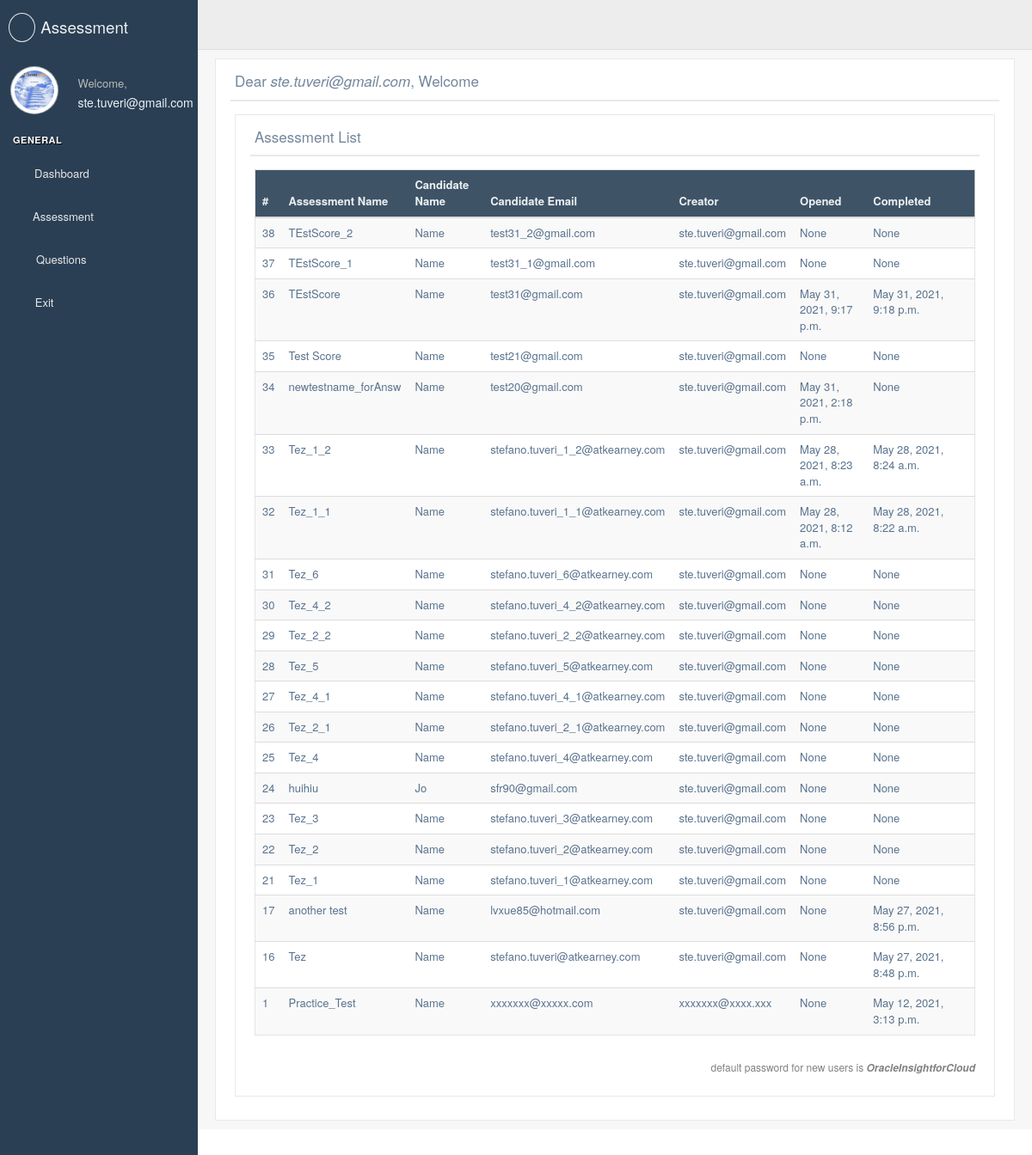
Page /assessment/director/assessment/ (signed in) on the earlier database version.
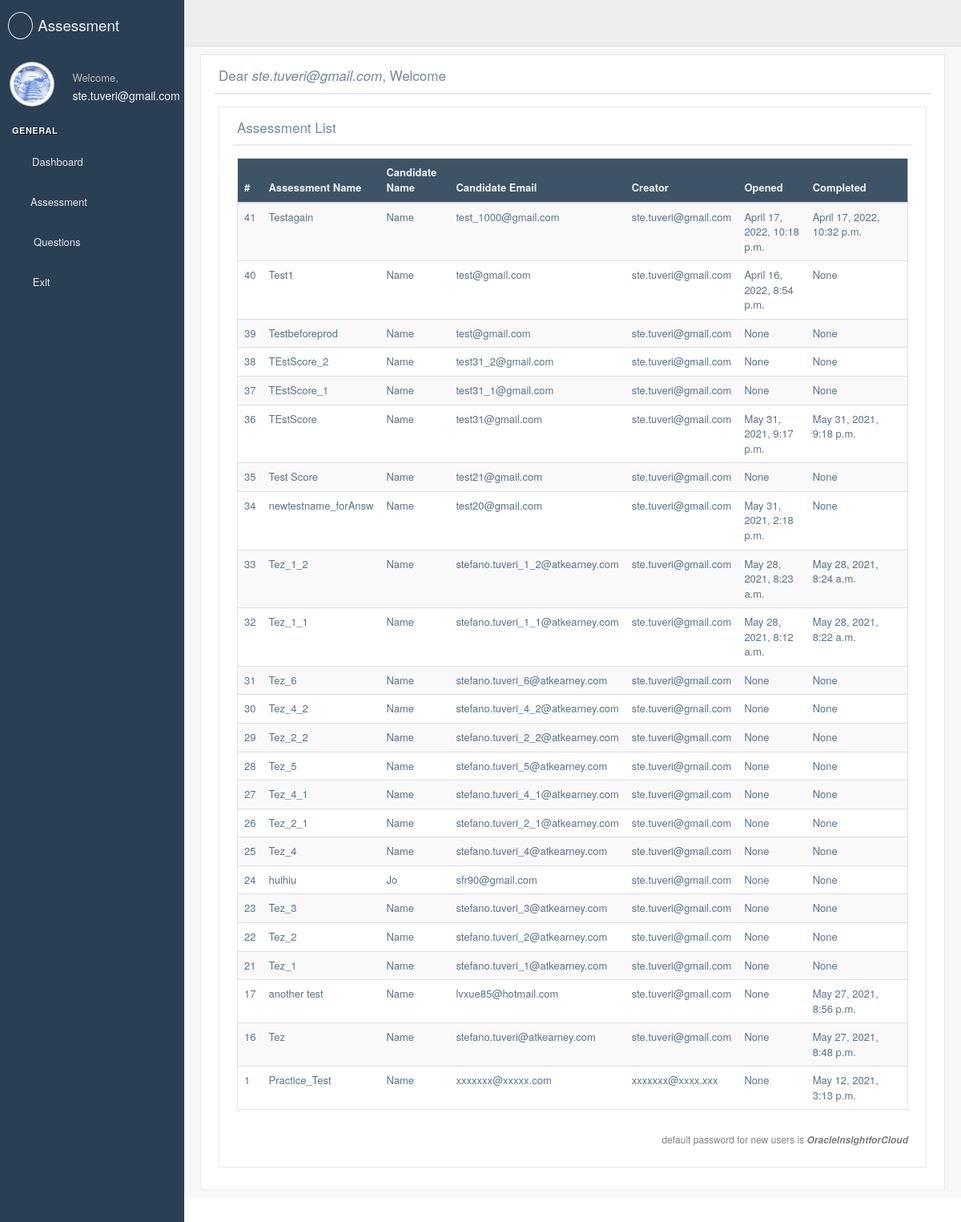
Same page on the later database version.
### assessment/models.py (models this page shows, shortened)
class Assessment(models.Model):
    YES_NO = ( ('Yes', 'Yes'), ('No', 'No'),)
    assessment_name = models.CharField(max_length=20, blank=True, null=True, unique=True)
    candidate_name = models.CharField(max_length=20, blank=True, null=True)
    candidate_surname = models.CharField(max_length=20, blank=True, null=True)
    candidate_email = models.EmailField(max_length=254, null=True, blank=True)
    slug = models.SlugField(max_length=40,null=True, blank=True)
    token = models.CharField(max_length=256, null=True, blank=True)
    creator_email = models.EmailField(max_length=254, null=True, blank=True)
    date_creation = models.DateTimeField(blank=True, null=True,)
    date_sent = models.DateTimeField(blank=True, null=True,)
    date_first_opened = models.DateTimeField(blank=True, null=True,)
    date_complete = models.DateTimeField(blank=True, null=True,)
    questions_selected = models.ManyToManyField(Question,null=True,blank=True)
    time_to_complete = models.IntegerField(blank=True, null=True)
    completed = models.CharField(max_length=3, blank=True, null=True, choices=YES_NO, default='No')
    answers = models.JSONField(blank=True, null=True)
    score = models.DecimalField(blank=True, null=True, max_digits=5, decimal_places=2)

### assessment/views.py (the view)
# urls.py: path("director/assessment/", AssessmentListView.as_view(template_name='assessment/director/assessment_list.html'),
@method_decorator(login_required, name='dispatch')
class AssessmentListView(ListView):
    model = Assessment
    template_name = 'assessment/director/assessment_list.html'
    context_object_name = 'assessment_list_view'
    ordering = ['-pk']

### assessment/templates/assessment/director/assessment_list.html (shortened to what the changed rows need)
{% extends "base_custom.html" %}
{% load crispy_forms_tags %}
{% load static %}
{% block stylesheets %}
  {{ block.super }}
    <link rel="stylesheet" href="/static/build/css/cards.css">
{% endblock stylesheets %}
{% block content %}
  <div class="right_col" role="main">
    <div class="">
      <div class="row">
        <div class="col-md-12">
          <div class="x_panel">
            <div class="x_title">
                <h2>Dear <i>{{ user }}</i>, Welcome </h2>
            </div>
            <div class="x_content">
                <form method="post" action="">
                    <section class="">
                        <div class="row">
                        <div class="col-md-12 col-sm-12 col-xs-12">
                          <div class="x_panel">
                            <div class="x_title">
                              <h2>Assessment List <small>List of all the submitted Assessment</small></h2>
                            </div>
                            <div class="x_content">
                              <div class="table-responsive">
                                                    <table class="table table-striped jambo_table bulk_action">
                                                      <thead>
                                                        <tr class="headings">
                                                            <th class="column-title">#</th>
                                                            <th class="column-title">Assessment Name</th>
                                                            <th class="column-title">Candidate Name</th>
                                                            <th class="column-title">Candidate Email</th>
                                                            <th class="column-title">Creator</th>
                                                            <th class="column-title">Opened</th>
                                                            <th class="column-title">Completed</th>
                                                            <th class="column-title"><i class="fas fa-clone"></i></th>
                                                        </tr>
                                                      </thead>
                                                      <tbody>
                                                        {% for a in object_list %}
                                                        <tr class="even pointer">
                                                          <td class=" "><a href="{% url 'assessment_detail_view' a.pk %}"> {{ a.pk }} </a> </td>
                                                          <td class=" "><a href="{% url 'assessment_detail_view' a.pk %}"> {{ a.assessment_name }} </a> </td>
                                                          <td class=" "><a href="{% url 'assessment_detail_view' a.pk %}">{{ a.candidate_name }}</a> </td>
                                                          <td class=" "><a href="{% url 'assessment_detail_view' a.pk %}">{{ a.candidate_email }}</a> </td>
                                                          <td class=" "><a href="{% url 'assessment_detail_view' a.pk %}">{{ a.creator_email }}</a> </td>
                                                          <td class=" "><a href="{% url 'assessment_detail_view' a.pk %}">{{ a.date_first_opened }}</a> </td>
                                                          <td class=" "><a href="{% url 'assessment_detail_view' a.pk %}">{{ a.date_complete }}</a> </td>
                                                          <td class=" "><a href="{% url 'assessment_copy_view' a.pk %}"><i class="fas fa-clone"></i></a> </td>
                                                        </tr>
                                                        {% endfor %}
                                                      </tbody>
                                                    </table>
                                                  </div>
                            </div>
                          </div>
                        </div>
                      </div>
                    </section>
                </form>
            </div>
          </div>
        </div>
      </div>
    </div>
  </div>
{% endblock content %}

Differences in the rows shown:
added Assessment: pk "41", assessment_name "Testagain", candidate_name "Name", candidate_email "test_1000@gmail.com", creator_email "ste.tuveri@gmail.com", date_first_opened "April 17, 2022, 10:18 p.m.", date_complete "April 17, 2022, 10:32 p.m."
added Assessment: pk "40", assessment_name "Test1", candidate_name "Name", candidate_email "test@gmail.com", creator_email "ste.tuveri@gmail.com", date_first_opened "April 16, 2022, 8:54 p.m.", date_complete "None"
added Assessment: pk "39", assessment_name "Testbeforeprod", candidate_name "Name", candidate_email "test@gmail.com", creator_email "ste.tuveri@gmail.com", date_first_opened "None", date_complete "None"
